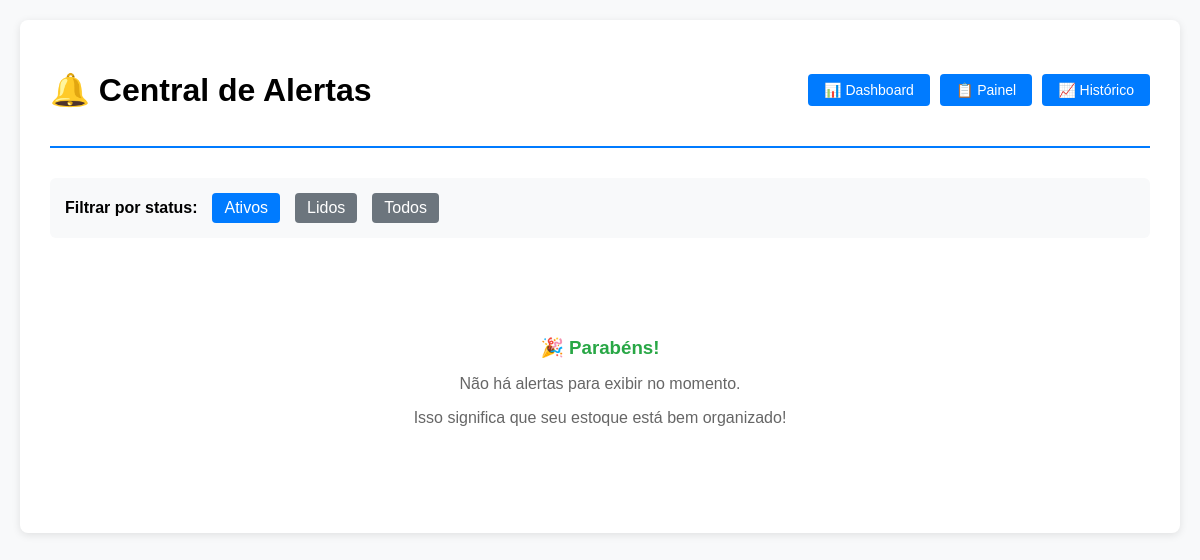
/produtos/alertas/ (signed in), run on an earlier commit of the app's database.
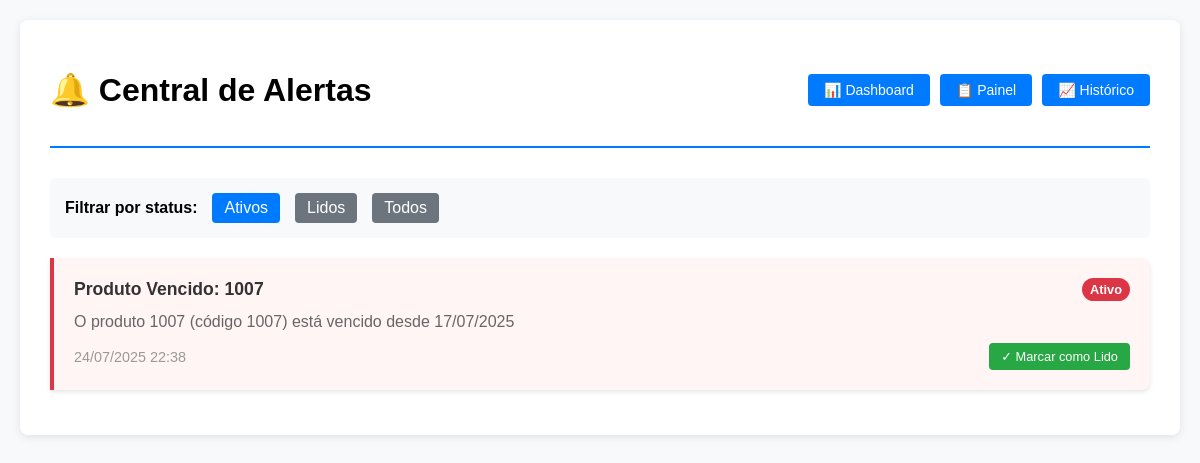
And on a later commit of the database.
### produtos/models.py (models this page shows, shortened)
class Alerta(models.Model):
    TIPOS_ALERTA = [
        ('vencimento', 'Produto Próximo ao Vencimento'),
        ('vencido', 'Produto Vencido'),
        ('estoque_baixo', 'Estoque Baixo'),
        ('local_lotado', 'Local de Armazenamento Lotado'),
    ]
    STATUS_CHOICES = [
        ('ativo', 'Ativo'),
        ('lido', 'Lido'),
        ('resolvido', 'Resolvido'),
    ]
    tipo = models.CharField(max_length=20, choices=TIPOS_ALERTA)
    titulo = models.CharField(max_length=200)
    mensagem = models.TextField()
    produto = models.ForeignKey(Produto, on_delete=models.CASCADE, null=True, blank=True)
    local = models.ForeignKey(Armazenamento, on_delete=models.CASCADE, null=True, blank=True)
    status = models.CharField(max_length=10, choices=STATUS_CHOICES, default='ativo')
    data_criacao = models.DateTimeField(auto_now_add=True)
    data_leitura = models.DateTimeField(null=True, blank=True)
    class Meta:
        ordering = ['-data_criacao']

### produtos/views.py (the view)
# urls.py: path('alertas/', views.alertas, name='alertas'),
@login_required
def alertas(request):
    status_filtro = request.GET.get('status', 'ativo')
    alertas_list = Alerta.objects.all()
    if status_filtro:
        alertas_list = alertas_list.filter(status=status_filtro)
    alertas_list = alertas_list.order_by('-data_criacao')
    paginator = Paginator(alertas_list, 20)
    page_number = request.GET.get('page')
    page_obj = paginator.get_page(page_number)
    return render(request, 'produtos/alertas.html', {
        'page_obj': page_obj,
        'status_filtro': status_filtro
    })

### produtos/templates/produtos/alertas.html (shortened to what this page needs)
<!DOCTYPE html>
<html lang="pt-br">
<head>
</head>
<body>
    <div class="container">
        <div class="header">
            <h1>🔔 Central de Alertas</h1>
            <div class="nav-links">
                <a href="{% url 'dashboard' %}">📊 Dashboard</a>
                <a href="{% url 'painel' %}">📋 Painel</a>
                <a href="{% url 'historico_movimentacoes' %}">📈 Histórico</a>
            </div>
        </div>
        <div class="filter-bar">
            <strong>Filtrar por status:</strong>
            <a href="?status=ativo" style="padding: 6px 12px; background: {% if status_filtro == 'ativo' %}#007bff{% else %}#6c757d{% endif %}; color: white; text-decoration: none; border-radius: 4px;">
                Ativos
            </a>
            <a href="?status=lido" style="padding: 6px 12px; background: {% if status_filtro == 'lido' %}#007bff{% else %}#6c757d{% endif %}; color: white; text-decoration: none; border-radius: 4px;">
                Lidos
            </a>
            <a href="?status=" style="padding: 6px 12px; background: {% if not status_filtro %}#007bff{% else %}#6c757d{% endif %}; color: white; text-decoration: none; border-radius: 4px;">
                Todos
            </a>
        </div>
        {% if page_obj %}
            {% for alerta in page_obj %}
            <div class="alert-item {% if alerta.tipo == 'vencido' %}danger{% elif alerta.tipo == 'vencimento' %}warning{% elif alerta.tipo == 'estoque_baixo' %}warning{% else %}success{% endif %} {% if alerta.status == 'lido' %}lido{% endif %}">
                <div class="alert-header">
                    <div class="alert-title">{{ alerta.titulo }}</div>
                    <div class="alert-status {{ alerta.status }}">{{ alerta.get_status_display }}</div>
                </div>
                <div class="alert-message">{{ alerta.mensagem }}</div>
                <div class="alert-meta">
                    <span>{{ alerta.data_criacao|date:"d/m/Y H:i" }}</span>
                    {% if alerta.status == 'ativo' %}
                    <button class="btn-marcar-lido" onclick="marcarLido({{ alerta.id }})">
                        ✓ Marcar como Lido
                    </button>
                    {% elif alerta.data_leitura %}
                    <span>Lido em: {{ alerta.data_leitura|date:"d/m/Y H:i" }}</span>
                    {% endif %}
                </div>
            </div>
            {% endfor %}
        {% else %}
            <div class="empty-state">
                <h3>🎉 Parabéns!</h3>
                <p>Não há alertas para exibir no momento.</p>
                <p>Isso significa que seu estoque está bem organizado!</p>
            </div>
        {% endif %}
    </div>
</body>
</html>

What changed in the data, as far as the page shows it:
added Alerta: titulo "Produto Vencido: 1007", status "Ativo", mensagem "O produto 1007 (código 1007) está vencido desde 17/07/2025", data_criacao "24/07/2025 22:38"
Also different on the page:
text no longer shown: "🎉 Parabéns! Não há alertas para exibir no momento. Isso significa que seu estoque está bem organizado!"
